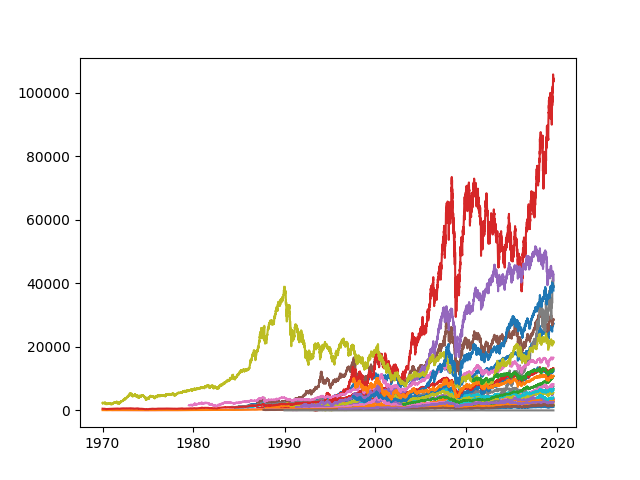

Here is the Python script that generated this plot:
#!/usr/bin/python3

import sys
import requests
import datetime
import pandas as pd
import io
import time

import pandas as pd
import matplotlib.pyplot as plt

def get_world_index_dict():
    world_index_dict = {}

    url = "https://finance.yahoo.com/world-indices/"
    response = requests.get(url)
    f = io.StringIO(response.text)
    dfs = pd.read_html(f)
    world_index = dfs[0]
    
    for symbol, name in zip(world_index['Symbol'], world_index['Name']):
        world_index_dict[name] = symbol
  
    return world_index_dict

def crawl_price(stock_id):
    now = int(datetime.datetime.now().timestamp())+86400
    url = "https://query1.finance.yahoo.com/v7/finance/download/" + stock_id + "?period1=0&period2=" + str(now) + "&interval=1d&events=history&crumb=hP2rOschxO0"
    response = requests.post(url)

    f = io.StringIO(response.text)
    df = pd.read_csv(f, index_col='Date', parse_dates=['Date'])
    return df

if __name__ == '__main__':
    index_dict = get_world_index_dict()
    world_index_history = {}
    for name in index_dict:
        print("Fetching " + name + "......")
        world_index_history[name] = crawl_price(index_dict[name])
        time.sleep(5)

    fig = plt.figure()
    for name, history in world_index_history.items():
        plt.plot(history.Close)
    fig.savefig('ch03.png')
